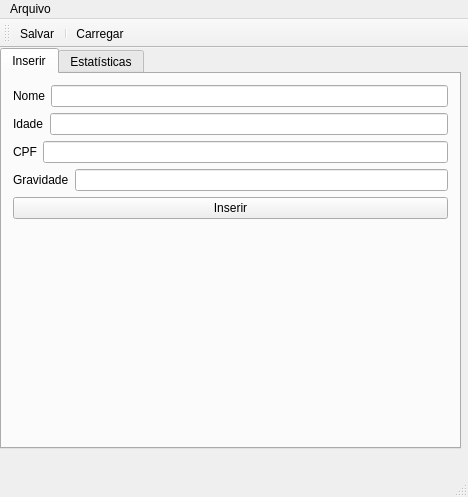
<?xml version="1.0" encoding="UTF-8"?>
<ui version="4.0">
 <class>MainWindow</class>
 <widget class="QMainWindow" name="MainWindow">
  <property name="geometry">
   <rect>
    <x>0</x>
    <y>0</y>
    <width>468</width>
    <height>497</height>
   </rect>
  </property>
  <property name="windowTitle">
   <string>Triagem</string>
  </property>
  <widget class="QWidget" name="centralWidget">
   <widget class="QTabWidget" name="tabWidget">
    <property name="geometry">
     <rect>
      <x>0</x>
      <y>0</y>
      <width>461</width>
      <height>401</height>
     </rect>
    </property>
    <property name="currentIndex">
     <number>0</number>
    </property>
    <widget class="QWidget" name="Inserir">
     <attribute name="title">
      <string extracomment="Inserir">Inserir</string>
     </attribute>
     <layout class="QVBoxLayout" name="verticalLayout">
      <item>
       <layout class="QVBoxLayout" name="verticalLayout_4">
        <item>
         <layout class="QHBoxLayout" name="horizontalLayout">
          <item>
           <widget class="QLabel" name="label">
            <property name="text">
             <string>Nome</string>
            </property>
           </widget>
          </item>
          <item>
           <widget class="QLineEdit" name="le_nameInput"/>
          </item>
         </layout>
        </item>
       </layout>
      </item>
      <item>
       <layout class="QHBoxLayout" name="horizontalLayout_2">
        <item>
         <widget class="QLabel" name="label_2">
          <property name="text">
           <string>Idade</string>
          </property>
         </widget>
        </item>
        <item>
         <widget class="QLineEdit" name="le_idadeInput"/>
        </item>
       </layout>
      </item>
      <item>
       <layout class="QHBoxLayout" name="horizontalLayout_4">
        <item>
         <widget class="QLabel" name="label_3">
          <property name="text">
           <string>CPF</string>
          </property>
         </widget>
        </item>
        <item>
         <widget class="QLineEdit" name="le_cpfInput"/>
        </item>
       </layout>
      </item>
      <item>
       <layout class="QHBoxLayout" name="horizontalLayout_5">
        <item>
         <widget class="QLabel" name="label_4">
          <property name="text">
           <string>Gravidade</string>
          </property>
         </widget>
        </item>
        <item>
         <widget class="QLineEdit" name="le_grav"/>
        </item>
       </layout>
      </item>
      <item>
       <widget class="QPushButton" name="btn_insert">
        <property name="styleSheet">
         <string notr="true"/>
        </property>
        <property name="text">
         <string>Inserir</string>
        </property>
       </widget>
      </item>
      <item>
       <spacer name="verticalSpacer">
        <property name="orientation">
         <enum>Qt::Vertical</enum>
        </property>
        <property name="sizeHint" stdset="0">
         <size>
          <width>20</width>
          <height>40</height>
         </size>
        </property>
       </spacer>
      </item>
     </layout>
    </widget>
    <widget class="QWidget" name="tab">
     <attribute name="title">
      <string>Estatísticas</string>
     </attribute>
     <widget class="QWidget" name="layoutWidget">
      <property name="geometry">
       <rect>
        <x>0</x>
        <y>200</y>
        <width>441</width>
        <height>181</height>
       </rect>
      </property>
      <layout class="QVBoxLayout" name="verticalLayout_2">
       <item>
        <widget class="QGroupBox" name="gb_avg">
         <property name="title">
          <string>Pacientes Total:</string>
         </property>
         <widget class="QLabel" name="lbl_avg">
          <property name="geometry">
           <rect>
            <x>6</x>
            <y>20</y>
            <width>331</width>
            <height>71</height>
           </rect>
          </property>
          <property name="font">
           <font>
            <pointsize>24</pointsize>
           </font>
          </property>
          <property name="text">
           <string/>
          </property>
          <property name="alignment">
           <set>Qt::AlignCenter</set>
          </property>
         </widget>
        </widget>
       </item>
       <item>
        <widget class="QGroupBox" name="gb_highest">
         <property name="title">
          <string>Média de Idade:</string>
         </property>
         <widget class="QLabel" name="lbl_highest">
          <property name="geometry">
           <rect>
            <x>0</x>
            <y>20</y>
            <width>341</width>
            <height>71</height>
           </rect>
          </property>
          <property name="font">
           <font>
            <pointsize>24</pointsize>
           </font>
          </property>
          <property name="text">
           <string/>
          </property>
          <property name="alignment">
           <set>Qt::AlignCenter</set>
          </property>
         </widget>
        </widget>
       </item>
      </layout>
     </widget>
     <widget class="QWidget" name="verticalLayoutWidget">
      <property name="geometry">
       <rect>
        <x>0</x>
        <y>0</y>
        <width>451</width>
        <height>161</height>
       </rect>
      </property>
      <layout class="QVBoxLayout" name="verticalLayout_3">
       <item>
        <widget class="QTableWidget" name="tbl_data">
         <property name="styleSheet">
          <string notr="true"/>
         </property>
         <property name="editTriggers">
          <set>QAbstractItemView::DoubleClicked</set>
         </property>
         <attribute name="horizontalHeaderDefaultSectionSize">
          <number>100</number>
         </attribute>
         <attribute name="horizontalHeaderStretchLastSection">
          <bool>true</bool>
         </attribute>
         <attribute name="verticalHeaderShowSortIndicator" stdset="0">
          <bool>true</bool>
         </attribute>
         <attribute name="verticalHeaderStretchLastSection">
          <bool>false</bool>
         </attribute>
         <column>
          <property name="text">
           <string>Nome</string>
          </property>
         </column>
         <column>
          <property name="text">
           <string>Idade</string>
          </property>
         </column>
         <column>
          <property name="text">
           <string>CPF</string>
          </property>
         </column>
         <column>
          <property name="text">
           <string>Gravidade</string>
          </property>
         </column>
        </widget>
       </item>
      </layout>
     </widget>
     <widget class="QWidget" name="layoutWidget_4">
      <property name="geometry">
       <rect>
        <x>70</x>
        <y>170</y>
        <width>331</width>
        <height>25</height>
       </rect>
      </property>
      <layout class="QHBoxLayout" name="horizontalLayout_6">
       <item>
        <widget class="QPushButton" name="btn_GravSort">
         <property name="text">
          <string>Ordenar por Gravidade</string>
         </property>
        </widget>
       </item>
       <item>
        <widget class="QPushButton" name="btn_GradeSort">
         <property name="text">
          <string>Ordenar por Idade</string>
         </property>
        </widget>
       </item>
      </layout>
     </widget>
    </widget>
   </widget>
  </widget>
  <widget class="QMenuBar" name="menuBar">
   <property name="geometry">
    <rect>
     <x>0</x>
     <y>0</y>
     <width>468</width>
     <height>21</height>
    </rect>
   </property>
   <widget class="QMenu" name="menuArquivo">
    <property name="title">
     <string>Arquivo</string>
    </property>
    <addaction name="actionSalvar"/>
    <addaction name="actionCarregar"/>
   </widget>
   <addaction name="menuArquivo"/>
  </widget>
  <widget class="QToolBar" name="mainToolBar">
   <attribute name="toolBarArea">
    <enum>TopToolBarArea</enum>
   </attribute>
   <attribute name="toolBarBreak">
    <bool>false</bool>
   </attribute>
   <addaction name="actionSalvar"/>
   <addaction name="separator"/>
   <addaction name="actionCarregar"/>
  </widget>
  <widget class="QStatusBar" name="statusBar"/>
  <action name="actionSalvar">
   <property name="icon">
    <iconset resource="arquivosderecursos.qrc">
     <normaloff>:/icones/icones/icons8-salvar-como-filled-50.png</normaloff>:/icones/icones/icons8-salvar-como-filled-50.png</iconset>
   </property>
   <property name="text">
    <string>Salvar</string>
   </property>
   <property name="shortcut">
    <string>Ctrl+S</string>
   </property>
  </action>
  <action name="actionCarregar">
   <property name="icon">
    <iconset resource="arquivosderecursos.qrc">
     <normaloff>:/icones/icones/icons8-abrir-pasta-filled-50.png</normaloff>:/icones/icones/icons8-abrir-pasta-filled-50.png</iconset>
   </property>
   <property name="text">
    <string>Carregar</string>
   </property>
   <property name="shortcut">
    <string>Ctrl+L</string>
   </property>
  </action>
 </widget>
 <layoutdefault spacing="6" margin="11"/>
 <resources>
  <include location="arquivosderecursos.qrc"/>
 </resources>
 <connections/>
</ui>
